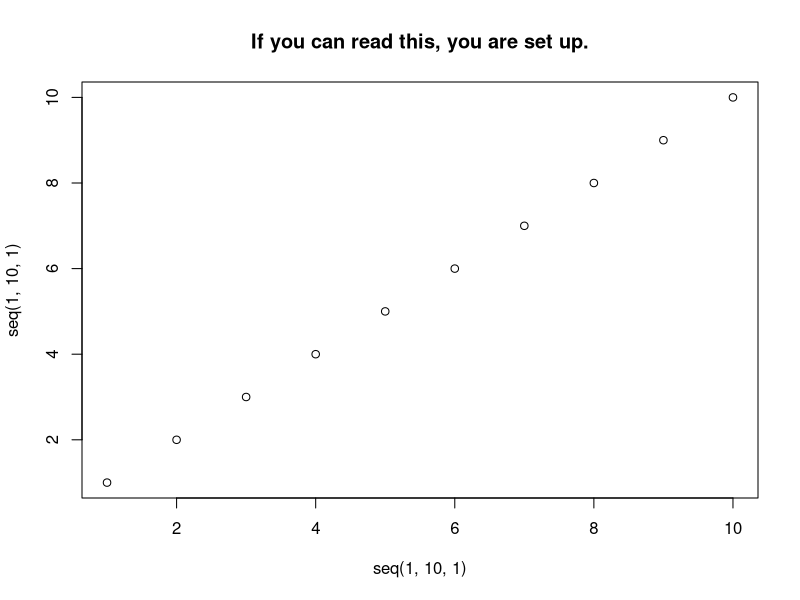

Source code (R):
#Necessary libraries

to.install<-c('car', 'haven', 'labelled', 'foreign',  'psych', 'tidyverse', 'ggeffects', 'xtable', 'stargazer', 'questionr', 'rio', 'devtools', 'effects', 'scales', 'cowplot')

#Packages that have not been installed
new.packages <- to.install[!(to.install %in% installed.packages()[,"Package"])]
#If there are packages that must be installed, this installs them
if(length(new.packages)) install.packages(new.packages, repos='http://cran.utstat.utoronto.ca/')

#Save installed package names
out<-to.install[to.install %in% installed.packages()[,'Package']]



#You should see 'Hello World' after this. 
print('Hello World')

#print out
cat(out)
#One last check
plot(seq(1,10,1), seq(1,10,1), main='If you can read this, you are set up.')
